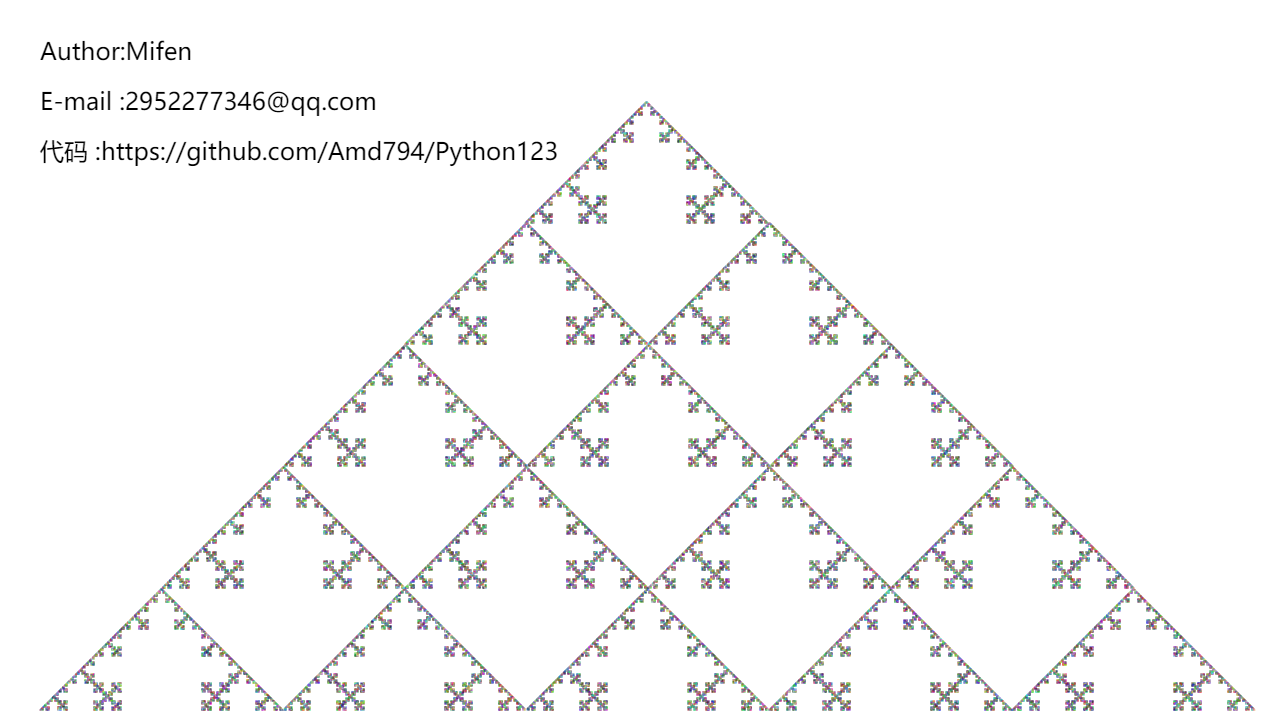

Python code for this plot:
# -*- coding: utf-8 -*-
# Time    : 2019/4/5 22:06
# Author  : Mifen
# Email   : 2952277346@qq.com
# Github  : https://github.com/Amd794

from turtle import *
import random
length = 2
angle  = 90
setup(1280,720)
up()
color("#262626;")
goto(-600,300)
write('Author:Mifen',font=("微软雅黑", 18))
goto(-600,250)
write('E-mail :2952277346@qq.com',font=("微软雅黑", 18))
goto(-600, 200)
write('代码 :https://github.com/Amd794', font=("微软雅黑", 18))
goto(-600,-350)
down()
def draw_path(path):
    for symbol in path:
        if symbol == 'F':
            colormode(255)
            color(random.randint(0,255),random.randint(0,255),random.randint(0,255))
            forward(length)
        elif symbol == '-':
            right(angle)
        elif symbol == '+':
            left(angle)
    ht()

def apply_rule(path):
    rule = 'F+F-F-F+F'
    return path.replace('F',rule)

path = 'F'
speed(0)
for i in range(5):
    path = apply_rule(path)
for i in range(5):
    draw_path(path)
up()
goto(-478,-228)
down()
for i in range(4):
    draw_path(path)
up()
goto(-356,-106)
down()
for i in range(3):
    draw_path(path)
up()
goto(-235,16)
down()
for i in range(2):
    draw_path(path)
up()
goto(-115,137)
down()
draw_path(path)
